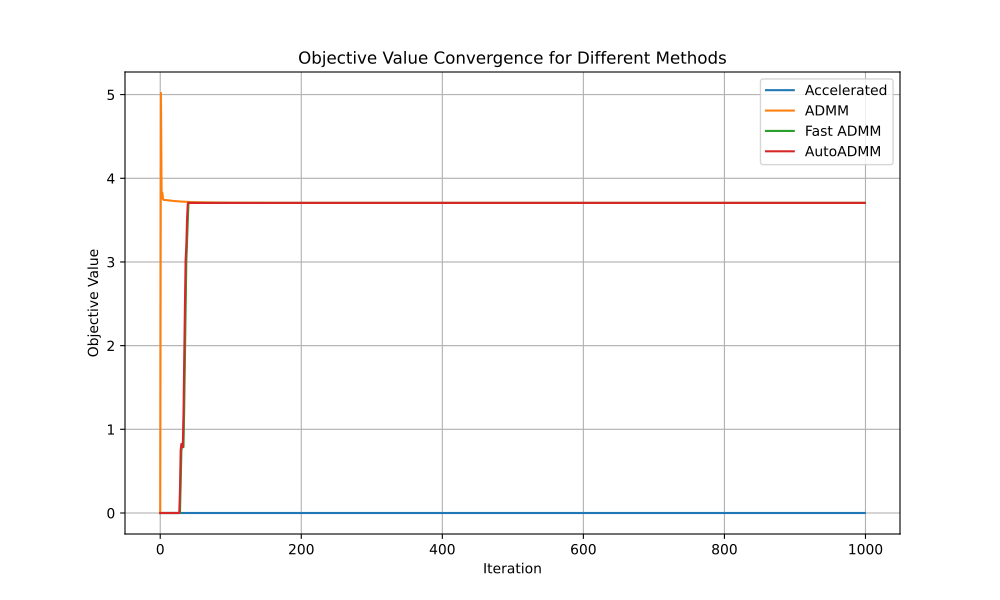

Recreate this plot in Python.
import numpy as np
import matplotlib.pyplot as plt
from scipy.linalg import svd, inv

def diagAtB(A, B):
    return np.einsum('ij,ij->j', A, B)

def update_penalty(dY1, dY2, Y1, Y2, mu, rho, max_mu):
    Y1 = Y1 + mu * dY1
    Y2 = Y2 + mu * dY2
    mu = 1
    return Y1, Y2, mu, rho

def prox_nuclear(B, lambda_):
    U, S, Vt = svd(B, full_matrices=False)
    S_threshold = np.maximum(S - lambda_, 0)
    X = U @ np.diag(S_threshold) @ Vt
    nuclearnorm = np.sum(S_threshold)
    return X, nuclearnorm

def prox_l1(b, lambda_):
    return np.maximum(0, b - lambda_) + np.minimum(0, b + lambda_)

def comp_loss(E, loss):
    if loss == 'l1':
        return np.linalg.norm(E, 1)
    elif loss == 'l2':
        return 0.5 * np.linalg.norm(E, 'fro')**2
    else:
        raise ValueError('Loss function not supported')

def augmented_lagrangian(A, b, x, Z, e, Y1, Y2, mu, lambda_):
    term1 = lambda_ * np.linalg.norm(Z, ord='nuc')
    term2 = np.sum(Y1 * (A @ x + e - b)) + np.sum(Y2 * (A @ np.diag(x) - Z))
    term3 = (mu / 2) * (np.linalg.norm(A @ x + e - b)**2 + np.linalg.norm(A @ np.diag(x) - Z, 'fro')**2)
    return term1 + term2 + term3
    
def tracelassoR_accelerated(A, b, lambda_, opts):
    tol = opts.get('tol', 1e-8)
    max_iter = opts.get('max_iter', 500)
    rho = opts.get('rho', 1.1)
    mu = opts.get('mu', 1e-4)
    max_mu = opts.get('max_mu', 1e10)
    DEBUG = opts.get('DEBUG', 0)
    loss = opts.get('loss', 'l1')

    d, n = A.shape
    x = np.zeros(n)
    Z = np.zeros((d, n))
    e = np.zeros(d)
    Y1 = np.zeros(d)
    Y2 = np.zeros((d, n))

    Atb = A.T @ b
    AtA = A.T @ A
    invAtA = inv(AtA + np.diag(np.diag(AtA)))

    prev_aug_lagrangian = augmented_lagrangian(A, b, x, Z, e, Y1, Y2, mu, lambda_)
    objective_list = []
    errors_list = []

    for iter in range(max_iter):
        xk = x.copy()
        ek = e.copy()
        Zk = Z.copy()

        # First super block {Z, e}
        Z, nuclearnorm = prox_nuclear(A @ np.diag(x) - Y2 / mu, lambda_ / mu)
        if loss == 'l1':
            e = prox_l1(b - A @ x - Y1 / mu, 1 / mu)
        elif loss == 'l2':
            e = mu * (b - A @ x - Y1 / mu) / (1 + mu)
        else:
            raise ValueError('Unsupported loss function')

        # Second super block {x}
        x = invAtA @ (-A.T @ (Y1 / mu + e) + Atb + diagAtB(A, Y2 / mu + Z))

        # Compute residuals and errors
        dY1 = A @ x + e - b
        dY2 = Z - A @ np.diag(x)
        chgx = np.max(np.abs(xk - x))
        chge = np.max(np.abs(ek - e))
        chgZ = np.max(np.abs(Zk - Z))
        chg = max([chgx, chge, chgZ, np.max(np.abs(dY1)), np.max(np.abs(dY2))])
        obj = comp_loss(e, loss) + lambda_ * nuclearnorm
        err = np.sqrt(np.linalg.norm(dY1)**2 + np.linalg.norm(dY2)**2)

        if DEBUG and (iter == 1 or iter % 10 == 0):
            print(f'iter {iter}, mu={mu}, obj={obj}, err={err}')
        errors_list.append(err)
        objective_list.append(obj)

        if chg < tol:
            break

        # Adaptive mu update based on augmented Lagrangian difference
        current_aug_lagrangian = augmented_lagrangian(A, b, x, Z, e, Y1, Y2, mu, lambda_)
        lagrangian_diff = current_aug_lagrangian - prev_aug_lagrangian
        prev_aug_lagrangian = current_aug_lagrangian

        if lagrangian_diff > 0:
            mu = min(rho * mu, max_mu)
        else:
            mu /= rho

        # Update dual variables
        Y1 += mu * dY1
        Y2 += mu * dY2
    
    return errors_list, objective_list


def tracelassoR_admm(A, b, lambda_, opts):
    tol = opts.get('tol', 1e-8)
    max_iter = opts.get('max_iter', 500)
    rho = opts.get('rho', 1.1)
    mu = opts.get('mu', 1e-4)
    max_mu = opts.get('max_mu', 1e10)
    DEBUG = opts.get('DEBUG', 0)
    loss = opts.get('loss', 'l1')

    d, n = A.shape
    x = np.zeros(n)
    Z = np.zeros((d, n))
    e = np.zeros(d)
    Y1 = np.zeros(d)
    Y2 = np.zeros((d, n))

    Atb = A.T @ b
    AtA = A.T @ A
    invAtA = inv(AtA + np.diag(np.diag(AtA)))
    objective_list = []
    errors_list = []

    for iter in range(max_iter):
        xk = x.copy()
        ek = e.copy()
        Zk = Z.copy()

        # first super block {Z,e}
        Z, nuclearnorm = prox_nuclear(A @ np.diag(x) - Y2 / mu, lambda_ / mu)
        if loss == 'l1':
            e = prox_l1(b - A @ x - Y1 / mu, 1 / mu)
        elif loss == 'l2':
            e = mu * (b - A @ x - Y1 / mu) / (1 + mu)
        else:
            raise ValueError('not supported loss function')

        # second super block {x}
        x = invAtA @ (-A.T @ (Y1 / mu + e) + Atb + diagAtB(A, Y2 / mu + Z))

        dY1 = A @ x + e - b
        dY2 = Z - A @ np.diag(x)
        chgx = np.max(np.abs(xk - x))
        chge = np.max(np.abs(ek - e))
        chgZ = np.max(np.abs(Zk - Z))
        chg = max([chgx, chge, chgZ, np.max(np.abs(dY1)), np.max(np.abs(dY2))])
        obj = comp_loss(e, loss) + lambda_ * nuclearnorm
        err = np.sqrt(np.linalg.norm(dY1)**2 + np.linalg.norm(dY2)**2)

        if DEBUG and (iter == 1 or iter % 10 == 0):
            print(f'iter {iter}, mu={mu}, obj={obj}, err={err}')
        errors_list.append(err)
        objective_list.append(obj)

        if chg < tol:
            break

        Y1, Y2, mu, rho = update_penalty(dY1, dY2, Y1, Y2, mu, rho, max_mu)

    
    return errors_list, objective_list

def tracelassoR_fast_admm(A, b, lambda_, opts):
    tol = opts.get('tol', 1e-8)
    max_iter = opts.get('max_iter', 500)
    rho = opts.get('rho', 1.1)
    mu = opts.get('mu', 1e-4)
    max_mu = opts.get('max_mu', 1e10)
    DEBUG = opts.get('DEBUG', 0)
    loss = opts.get('loss', 'l1')

    d, n = A.shape
    x = np.zeros(n)
    Z = np.zeros((d, n))
    e = np.zeros(d)
    Y1 = np.zeros(d)
    Y2 = np.zeros((d, n))

    Atb = A.T @ b
    AtA = A.T @ A
    invAtA = inv(AtA + np.diag(np.diag(AtA)))
    objective_list = []
    errors_list = []

    for iter in range(max_iter):
        xk = x.copy()
        ek = e.copy()
        Zk = Z.copy()

        # first super block {Z,e}
        Z, nuclearnorm = prox_nuclear(A @ np.diag(x) - Y2 / mu, lambda_ / mu)
        if loss == 'l1':
            e = prox_l1(b - A @ x - Y1 / mu, 1 / mu)
        elif loss == 'l2':
            e = mu * (b - A @ x - Y1 / mu) / (1 + mu)
        else:
            raise ValueError('not supported loss function')

        # second super block {x}
        x = invAtA @ (-A.T @ (Y1 / mu + e) + Atb + diagAtB(A, Y2 / mu + Z))

        dY1 = A @ x + e - b
        dY2 = Z - A @ np.diag(x)
        chgx = np.max(np.abs(xk - x))
        chge = np.max(np.abs(ek - e))
        chgZ = np.max(np.abs(Zk - Z))
        chg = max([chgx, chge, chgZ, np.max(np.abs(dY1)), np.max(np.abs(dY2))])
        obj = comp_loss(e, loss) + lambda_ * nuclearnorm
        err = np.sqrt(np.linalg.norm(dY1)**2 + np.linalg.norm(dY2)**2)

        if DEBUG and (iter == 1 or iter % 10 == 0):
            print(f'iter {iter}, mu={mu}, obj={obj}, err={err}')
        errors_list.append(err)
        objective_list.append(obj)

        if chg < tol:
            break

        Y1 = Y1 + mu * dY1
        Y2 = Y2 + mu * dY2
        mu = min(rho * mu, max_mu)
    
    return errors_list, objective_list

def tracelassoR_autoAdmm(A, b, lambda_, opts):
    tol = opts.get('tol', 1e-8)
    max_iter = opts.get('max_iter', 500)
    mu = opts.get('mu', 1e-4)
    max_mu = opts.get('max_mu', 1e10)
    DEBUG = opts.get('DEBUG', 0)
    loss = opts.get('loss', 'l1')
    rho_update_factor = opts.get('rho_update_factor', 1.1)
    rho_tol = opts.get('rho_tol', 1e-4)

    d, n = A.shape
    x = np.zeros(n)
    Z = np.zeros((d, n))
    e = np.zeros(d)
    Y1 = np.zeros(d)
    Y2 = np.zeros((d, n))

    Atb = A.T @ b
    AtA = A.T @ A
    invAtA = inv(AtA + np.diag(np.diag(AtA)))
    rho = mu

    objective_list = []
    errors_list = []

    for iter in range(max_iter):
        xk = x.copy()
        ek = e.copy()
        Zk = Z.copy()

        Z, nuclearnorm = prox_nuclear(A @ np.diag(x) - Y2 / rho, lambda_ / rho)
        if loss == 'l1':
            e = prox_l1(b - A @ x - Y1 / rho, 1 / rho)
        elif loss == 'l2':
            e = rho * (b - A @ x - Y1 / rho) / (1 + rho)
        else:
            raise ValueError('Unsupported loss function')

        x = invAtA @ (-A.T @ (Y1 / rho + e) + Atb + diagAtB(A, Y2 / rho + Z))

        dY1 = A @ x + e - b
        dY2 = Z - A @ np.diag(x)
        chgx = np.max(np.abs(xk - x))
        chge = np.max(np.abs(ek - e))
        chgZ = np.max(np.abs(Zk - Z))
        chg = max([chgx, chge, chgZ, np.max(np.abs(dY1)), np.max(np.abs(dY2))])
        obj = comp_loss(e, loss) + lambda_ * nuclearnorm
        err = np.sqrt(np.linalg.norm(dY1)**2 + np.linalg.norm(dY2)**2)

        if DEBUG and (iter == 1 or iter % 10 == 0):
            print(f'iter {iter}, rho={rho}, obj={obj}, err={err}')
        errors_list.append(err)
        objective_list.append(obj)

        if chg < tol:
            break

        if np.linalg.norm(dY1) > rho_tol * np.linalg.norm(dY2):
            rho *= rho_update_factor
        elif np.linalg.norm(dY2) > rho_tol * np.linalg.norm(dY1):
            rho /= rho_update_factor

        Y1 = Y1 + rho * dY1
        Y2 = Y2 + rho * dY2
        rho = min(rho, max_mu)
        mu = min(rho * mu, max_mu)

    return errors_list, objective_list


if __name__ == "__main__":
    # Generate toy data
    d = 10
    na = 200
    nb = 100

    A = np.random.randn(d, na)
    X = np.random.randn(na, nb)
    B = A @ X
    b = B[:, 0]

    # Options for the elastic net minimization
    opts = {
        'tol': 1e-6,
        'max_iter': 1000,
        'rho': 1.1,
        'mu': 1e-4,
        'max_mu': 1e10,
        'DEBUG': 1
    }

    # Regularization parameter for elastic net
    lambda_ = 0.1
    objective_list_map = {"Accelerated": [], "ADMM": [], "Fast ADMM": [], "AutoADMM": []}
    line_styles = {"Accelerated": "-", "ADMM": "--", "Fast ADMM": "-.", "AutoADMM": ":"}  # Different line styles
    markers = {"Accelerated": "o", "ADMM": "s", "Fast ADMM": "^", "AutoADMM": "D"}  # Different markers

    for key in objective_list_map.keys():
        if key == "Accelerated":
            error_list, objective_list = tracelassoR_accelerated(A, b, lambda_, opts)
        elif key == "ADMM":
            error_list, objective_list = tracelassoR_admm(A, b, lambda_, opts)
        elif key == "Fast ADMM":
            error_list, objective_list = tracelassoR_fast_admm(A, b, lambda_, opts)
        else:
            error_list, objective_list = tracelassoR_autoAdmm(A, b, lambda_, opts)

        if len(objective_list) < 1000:
            objective_list.extend([objective_list[-1]] * (1000 - len(objective_list)))
        objective_list_map[key] = objective_list

    # Plotting the objective lists with different line styles and markers
    plt.figure(figsize=(10, 6))
    for key, objective_list in objective_list_map.items():
        plt.plot(objective_list, label=key)

    plt.xlabel('Iteration')
    plt.ylabel('Objective Value')
    plt.title('Objective Value Convergence for Different Methods')
    plt.legend()
    plt.grid(True)
    plt.savefig("./tracelassoR.pdf")
